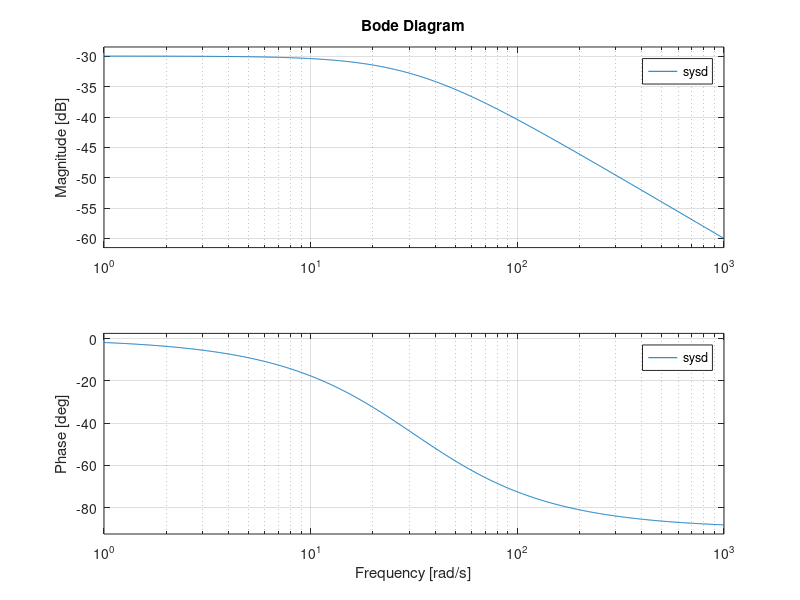
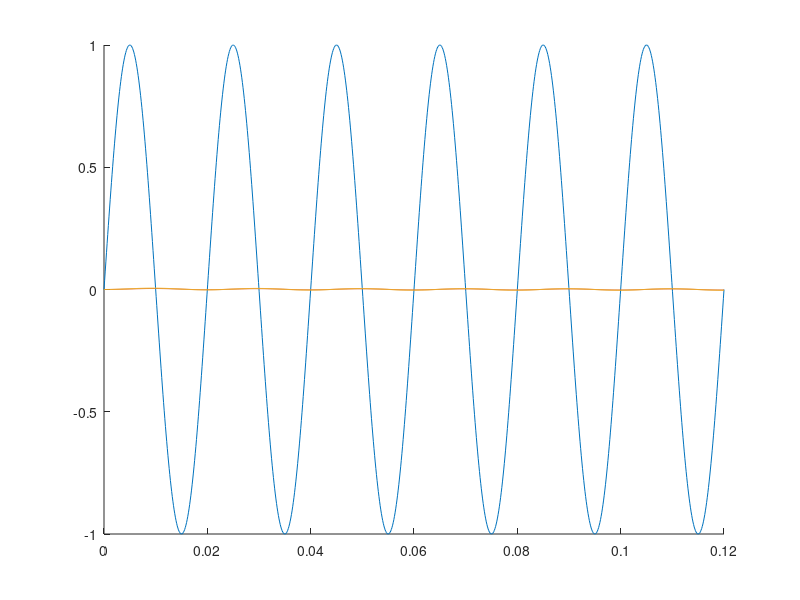

Write the MATLAB code that produced these figures, in order.
%test the system from https://tobiasgeyer.org/RaKG23_3LOPPsforLCLfilters.pdf

%this is a given LCL filter
%not a custom filter

%grid frequency 
f0 = 50;
w0 = f0*2*pi;

%filter
Lf = 0.35e-3;
Rf = 0.3e-3;
C = 420e-6;
Rc = 4e-3;
Lt = 526.41e-6;
Rt = 16.54e-3;

%grid/machine
Lg = 349.19e-6;
Rg = 10.97e-3;

%compound parameters
Lgt = Lg + Lt;
R1 = Rf + Rc;
R2 = Rc + Rg + Rt;

%% design the plant

%grid-connected converter
Arg = [-R1, Rc, -1, 0, 0;
    Rc, -R2, 1, -1, 0;
    1, -1, 0, 0, 0;
    0, 0, 0, 0, -w0;
    0, 0, 0, w0, 0;];
Asg = diag(1./[Lf, Lgt, C, 1, 1]);

Ag = Arg*Asg;
Bg = [1; 0; 0; 0; 0];
Cg = [0, 1, 0, 0, 0];
Dg = 0;

sysg = ss(Ag, Bg, Cg, Dg);


%no grid connection
Ar = [-R1, Rc, -1;
    Rc, -R2, 1;
    1, -1, 0];
As = diag(1./[Lf, Lgt, C]);

A = Ar*As;
B = [1; 0; 0];
C = [0, 1, 0];
D = 0;

sys = ss(A, B, C, D);

%grid-connected converter (in input form
Bgi = [1 0; 0 1; 0 0];
Cg = [0, 1, 0];
Dgi = [0, 0];

sysgi = ss(A, Bgi, Cg, Dgi);

%only damping
Ad = [-Rg/Lg];
Bd = 1;
Cd = 1;
Dd = 0;
sysd = ss(Ad, Bd, Cd, Dd);


%% apply a signal
NP = 6;
NT = 1000;
t = linspace(0, NP/f0, NT)';
u = sin(w0*t);
[yf, to, xo] = lsim(sys, u, t);
[ydf, to, xo] = lsim(sysd, u, t);


%% plots
figure(1)
clf
hold on
bode(sys)
bode(sysg)
bode(sysd)

figure(2)
clf
hold on
plot(t, u);
plot(t, yf);
plot(t, ydf);
